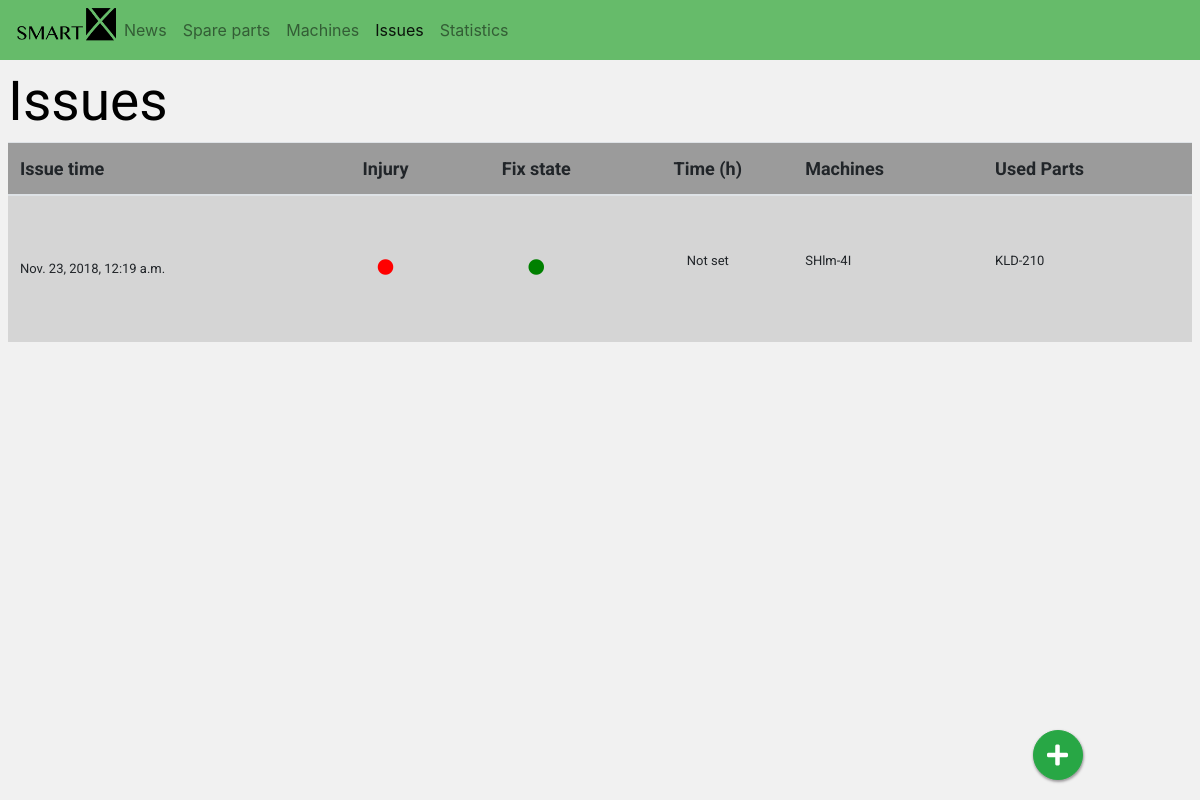
Page /issues/ on the earlier database version.
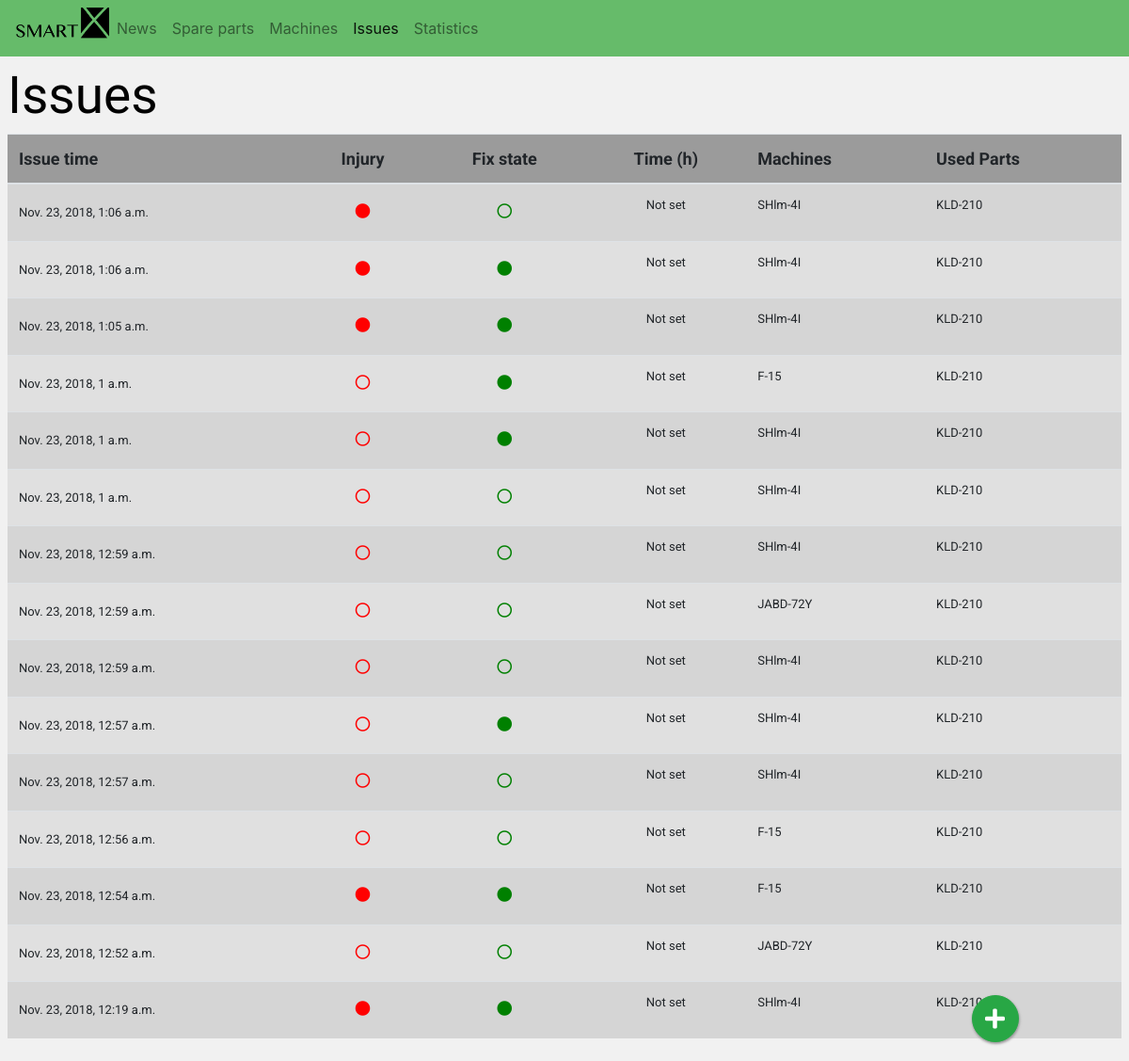
Same page on the later database version.
### AHLSROM/models.py (models this page shows)
class Issue(models.Model):
    id = models.AutoField(primary_key=True)
    machine_id = models.ManyToManyField(Machines)
    parts_id = models.ManyToManyField(SpareParts)
    time_not_working = models.DateTimeField(null=True,blank=True)
    injury = models.BooleanField(default=False)
    fixed = models.BooleanField(default=False)
    duration_unfix=models.IntegerField(null=True,blank=True)

class Machines(models.Model):
    id = models.AutoField(primary_key=True)
    name = models.CharField(max_length=60)
    parts = models.ManyToManyField(SpareParts)
    previous_fix_time = models.DateTimeField(blank=True,null=True)

class SpareParts(models.Model):
    id = models.AutoField(primary_key=True)
    counter = models.IntegerField()
    name = models.CharField(max_length=60)
    date_usage = models.DateTimeField(blank=True,null=True)

### AHLSROM/views.py (the view)
# urls.py: url(r'^issues/$', views.issues, name='issue'),
def issues(request):
    issues_list=Issue.objects.order_by('-time_not_working')
    context = {'issues_list': issues_list}
    return render(request, 'issues.html', context)

### templates/issues.html
{% extends 'base.html' %}
{% block content %}
    <h1 class="PageTitle">Issues</h1>
        {% if issues_list %}
            <div class="scrollMe">
            <table class="table fixed_header table-striped " style="font-family: 'Roboto', sans-serif;">
                <thead>
                    <tr style="font-size: 18px; align: center; vertical-align: middle; background-color:#9b9b9b;"  >
                          <th scope="col" style="vertical-align: middle; white-space: nowrap">Issue time</th>
                          <th scope="col" style="vertical-align: middle; white-space: nowrap; text-align: center;" >Injury</th>
                          <th scope="col" style="vertical-align: middle; white-space: nowrap; text-align: center;" >Fix state</th>
                          <th scope="col" style="vertical-align: middle; white-space: nowrap; text-align: center;" >Time (h)</th>
                          <th scope="col" style="vertical-align: middle; white-space: nowrap">Machines</th>
                          <th scope="col" style="vertical-align: middle; white-space: nowrap">Used Parts</th>
                    </tr>
                </thead>
                <tbody class="data_table">
                {% for issue in issues_list %}
                        <tr id="{{ issue.id }}">
                            <td style="vertical-align: middle">{{ issue.time_not_working }}</td>
                            <td align="center" style="vertical-align: middle;">
                                {% if issue.injury == True %}
                                   <i class="fas fa-circle" style="color: red; font-size: medium"></i>
                                {% else %}
                                    <i class="far fa-circle" style="color: red; font-size: medium"></i>
                                {% endif %}
                            </td>
                            <td align="center" style="vertical-align: middle;">
                                {% if issue.fixed == True %}
                                    <i class="fas fa-circle" style="color: green; font-size: medium"></i>
                                {% else %}
                                    <i class="far fa-circle" style="color: green; font-size: medium"></i>
                                {% endif %}
                            </td>
                            <td align="center" style="vertical-align: middle;">
                                {% if issue.duration_unfix == None %}
                                <p style="white-space: nowrap">Not set</p>
                                {% else %}
                                {{ issue.duration_unfix }}
                                {% endif %}
                            </td>
                            <td align="left" style="vertical-align: middle;">
                                {% for machines in issue.machine_id.all %}
                                    <p>{{ machines.name }}</p>
                                {% endfor %}
                            </td>
                            <td align="left" style="vertical-align: middle;">
                                {% for parts in issue.parts_id.all %}
                                    <p>{{ parts.name }}</p>
                                {% endfor %}
                            </td>
                        </tr>
                    {% endfor %}
                 </tbody>
            </table>
            </div>
        {% else %}
            <div class="row w-100 p-3">
                <div align="middle" class="col-5">
                    <p>No issues are available.</p>
                </div>
            </div>
        {% endif %}
        <div class="row justify-content-md-center button_right_fix fixed-bottom">
        <button type="button" id="add_button" class="btn btn-success btn-circle">
        <i class="fas fa-plus" style="font-size: x-large; padding-top: 3px;padding-bottom: 3px;"></i>
    </button>
    </div>
{% endblock %}

Differences in the rows shown:
added Issue: time_not_working "Nov. 23, 2018, 1:06 a.m.", injury True (drawn), fixed False (drawn), shows "Not set", Machines (name "SHlm-4I"), SpareParts (name "KLD-210")
added Issue: time_not_working "Nov. 23, 2018, 1:06 a.m.", injury True (drawn), fixed True (drawn), shows "Not set", Machines (name "SHlm-4I"), SpareParts (name "KLD-210")
added Issue: time_not_working "Nov. 23, 2018, 1:05 a.m.", injury True (drawn), fixed True (drawn), shows "Not set", Machines (name "SHlm-4I"), SpareParts (name "KLD-210")
added Issue: time_not_working "Nov. 23, 2018, 1 a.m.", injury False (drawn), fixed True (drawn), shows "Not set", SpareParts (name "KLD-210")
now on this page (row unchanged): Machines: name "F-15"
added Issue: time_not_working "Nov. 23, 2018, 1 a.m.", injury False (drawn), fixed True (drawn), shows "Not set", Machines (name "SHlm-4I"), SpareParts (name "KLD-210")
added Issue: time_not_working "Nov. 23, 2018, 1 a.m.", injury False (drawn), fixed False (drawn), shows "Not set", Machines (name "SHlm-4I"), SpareParts (name "KLD-210")
added Issue: time_not_working "Nov. 23, 2018, 12:59 a.m.", injury False (drawn), fixed False (drawn), shows "Not set", Machines (name "SHlm-4I"), SpareParts (name "KLD-210")
added Issue: time_not_working "Nov. 23, 2018, 12:59 a.m.", injury False (drawn), fixed False (drawn), shows "Not set", SpareParts (name "KLD-210")
now on this page (row unchanged): Machines: name "JABD-72Y"
added Issue: time_not_working "Nov. 23, 2018, 12:59 a.m.", injury False (drawn), fixed False (drawn), shows "Not set", Machines (name "SHlm-4I"), SpareParts (name "KLD-210")
added Issue: time_not_working "Nov. 23, 2018, 12:57 a.m.", injury False (drawn), fixed True (drawn), shows "Not set", Machines (name "SHlm-4I"), SpareParts (name "KLD-210")
added Issue: time_not_working "Nov. 23, 2018, 12:57 a.m.", injury False (drawn), fixed False (drawn), shows "Not set", Machines (name "SHlm-4I"), SpareParts (name "KLD-210")
added Issue: time_not_working "Nov. 23, 2018, 12:56 a.m.", injury False (drawn), fixed False (drawn), shows "Not set", SpareParts (name "KLD-210")
added Issue: time_not_working "Nov. 23, 2018, 12:54 a.m.", injury True (drawn), fixed True (drawn), shows "Not set", SpareParts (name "KLD-210")
added Issue: time_not_working "Nov. 23, 2018, 12:52 a.m.", injury False (drawn), fixed False (drawn), shows "Not set", SpareParts (name "KLD-210")
